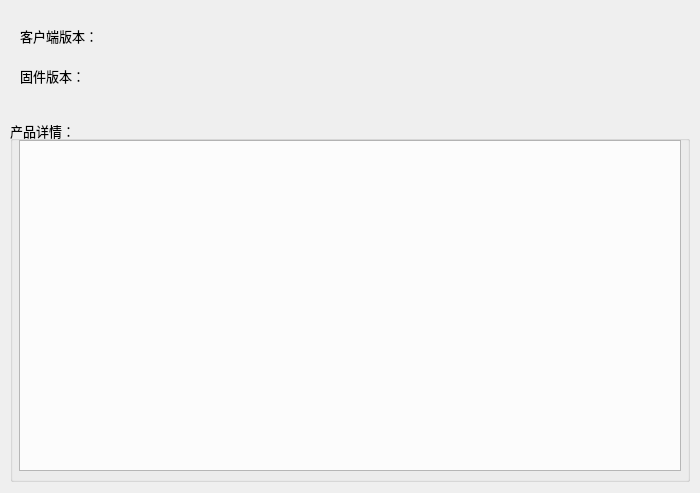
<?xml version="1.0" encoding="UTF-8"?>
<ui version="4.0">
 <class>AboutGui</class>
 <widget class="QDialog" name="AboutGui">
  <property name="geometry">
   <rect>
    <x>0</x>
    <y>0</y>
    <width>700</width>
    <height>493</height>
   </rect>
  </property>
  <property name="windowTitle">
   <string>关于</string>
  </property>
  <widget class="QTextBrowser" name="textBrowser">
   <property name="geometry">
    <rect>
     <x>19</x>
     <y>140</y>
     <width>662</width>
     <height>331</height>
    </rect>
   </property>
  </widget>
  <widget class="QLabel" name="label">
   <property name="geometry">
    <rect>
     <x>20</x>
     <y>20</y>
     <width>91</width>
     <height>31</height>
    </rect>
   </property>
   <property name="font">
    <font>
     <pointsize>10</pointsize>
    </font>
   </property>
   <property name="text">
    <string>客户端版本：</string>
   </property>
  </widget>
  <widget class="QLabel" name="label_2">
   <property name="geometry">
    <rect>
     <x>20</x>
     <y>60</y>
     <width>81</width>
     <height>31</height>
    </rect>
   </property>
   <property name="font">
    <font>
     <pointsize>10</pointsize>
    </font>
   </property>
   <property name="text">
    <string>固件版本：</string>
   </property>
  </widget>
  <widget class="QLabel" name="label_client_verson">
   <property name="geometry">
    <rect>
     <x>110</x>
     <y>24</y>
     <width>571</width>
     <height>21</height>
    </rect>
   </property>
   <property name="font">
    <font>
     <pointsize>10</pointsize>
    </font>
   </property>
   <property name="text">
    <string/>
   </property>
  </widget>
  <widget class="QLabel" name="label_firmware_version">
   <property name="geometry">
    <rect>
     <x>110</x>
     <y>65</y>
     <width>571</width>
     <height>20</height>
    </rect>
   </property>
   <property name="font">
    <font>
     <pointsize>10</pointsize>
    </font>
   </property>
   <property name="text">
    <string/>
   </property>
  </widget>
  <widget class="QGroupBox" name="groupBox">
   <property name="geometry">
    <rect>
     <x>10</x>
     <y>120</y>
     <width>680</width>
     <height>362</height>
    </rect>
   </property>
   <property name="font">
    <font>
     <pointsize>10</pointsize>
    </font>
   </property>
   <property name="title">
    <string>产品详情：</string>
   </property>
  </widget>
 </widget>
 <resources/>
 <connections/>
</ui>
